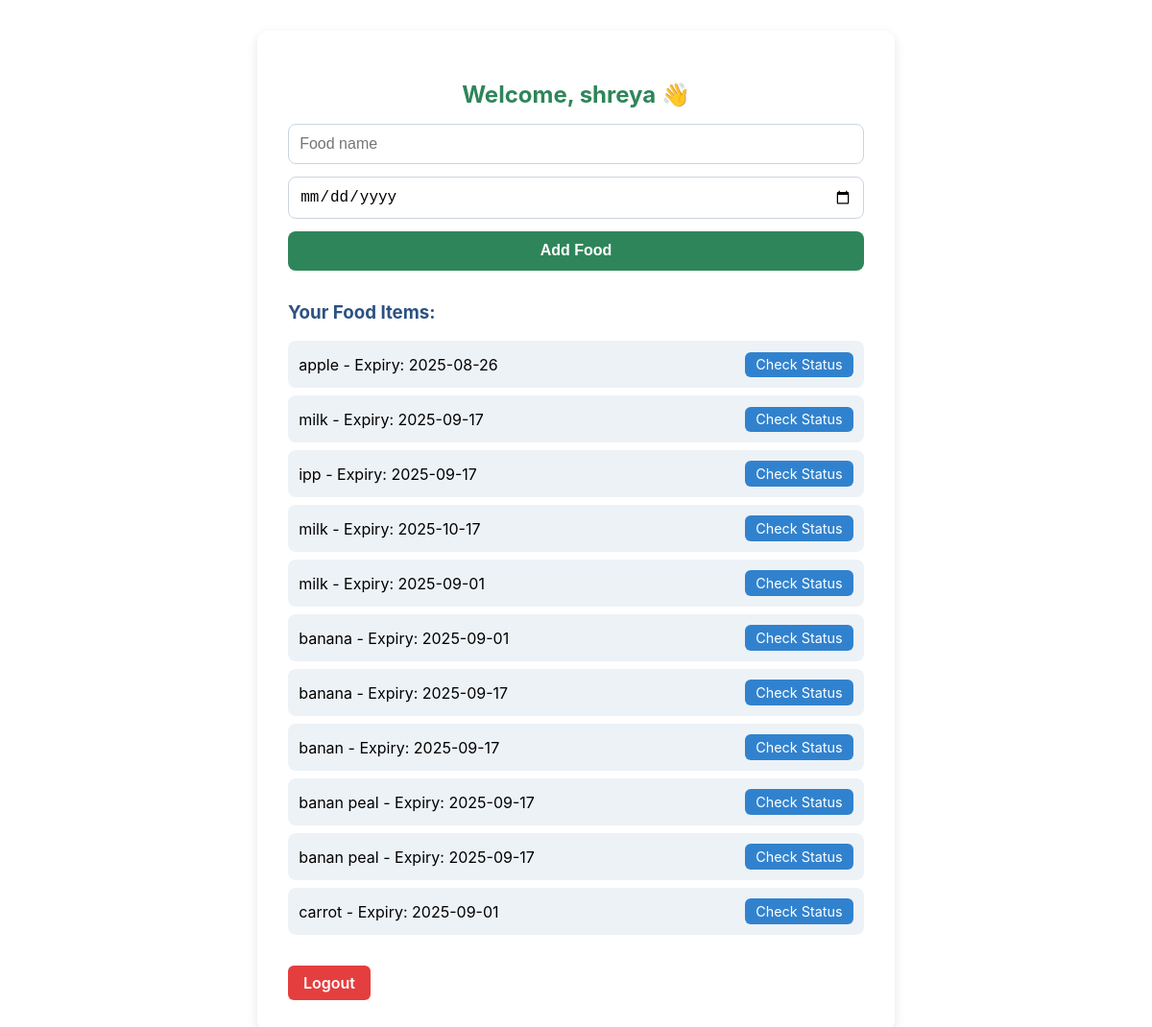
The page /dashboard (signed in) on the database its author committed.
### app.py (models this page shows)
class FoodItem(db.Model):
    id = db.Column(db.Integer, primary_key=True)
    name = db.Column(db.String(100), nullable=False)
    expiry_date = db.Column(db.String(20), nullable=False)
    added_at = db.Column(db.DateTime, default=datetime.utcnow)

### app.py (the view, shortened to what this page needs)
@app.route("/dashboard", methods=["GET", "POST"])
def dashboard():
    if "user_id" not in session:
        flash("Please login first", "warning")
        return redirect(url_for("login"))
    items = FoodItem.query.order_by(FoodItem.added_at.desc()).all()
    return render_template("dashboard.html", items=items)

### templates/dashboard.html (shortened to what this page needs)
<!DOCTYPE html>
<html lang="en">
<head>
</head>
<body>
  <div class="container">
    <h2>Welcome, {{ session['username'] }} 👋</h2>
    <form method="POST">
      <input type="text" name="name" placeholder="Food name" required>
      <input type="date" name="expiry_date" required>
      <button type="submit">Add Food</button>
    </form>
    <h3>Your Food Items:</h3>
    <ul>
      {% for item in items %}
        <li>
          {{ item.name }} - Expiry: {{ item.expiry_date }}
          <a href="{{ url_for('food_status', item_id=item.id) }}" class="btn-small">Check Status</a>
        </li>
      {% endfor %}
    </ul>
    <a href="{{ url_for('logout') }}" class="btn">Logout</a>
  </div>
</body>
</html>

### templates/dashboard.html (style rules this page uses)
body { font-family: 'Inter', sans-serif; background-image: url("https://img.freepik.com/premium-photo/compost-kitchen-waste-recycling-throwing-food-leftovers-into-garbage-trash-bin_366165-2071.jpg"); margin: 0; padding: 0; display: flex; justify-content: center; align-items: flex-start; min-height: 100vh; }
.container { background: white; margin-top: 2rem; padding: 2rem; border-radius: 12px; box-shadow: 0 4px 12px rgba(0,0,0,0.1); width: 90%; max-width: 600px; }
h2 { text-align: center; color: #2f855a; margin-bottom: 1rem; }
form { display: flex; flex-direction: column; gap: 0.8rem; margin-bottom: 2rem; }
input[type="text"], input[type="date"] { padding: 0.7rem; border: 1px solid #cbd5e0; border-radius: 8px; font-size: 1rem; }
button { background: #2f855a; color: white; padding: 0.7rem; border: none; border-radius: 8px; font-size: 1rem; font-weight: 600; cursor: pointer; transition: background 0.2s; }
h3 { margin-top: 1.5rem; color: #2c5282; }
ul { list-style: none; padding: 0; margin-top: 1rem; }
li { background: #edf2f7; margin: 0.5rem 0; padding: 0.7rem; border-radius: 8px; display: flex; justify-content: space-between; align-items: center; }
.btn-small { background: #3182ce; color: white; padding: 0.3rem 0.7rem; border-radius: 6px; font-size: 0.9rem; text-decoration: none; transition: background 0.2s; }
.btn { display: inline-block; margin-top: 1rem; background: #e53e3e; color: white; padding: 0.5rem 1rem; border-radius: 6px; text-decoration: none; font-weight: 600; transition: background 0.2s; }

### rows shown on the page
FoodItem: name "apple", expiry_date "2025-08-26"
FoodItem: name "milk", expiry_date "2025-09-17"
FoodItem: name "ipp", expiry_date "2025-09-17"
FoodItem: name "milk", expiry_date "2025-10-17"
FoodItem: name "milk", expiry_date "2025-09-01"
FoodItem: name "banana", expiry_date "2025-09-01"
FoodItem: name "banana", expiry_date "2025-09-17"
FoodItem: name "banan", expiry_date "2025-09-17"
FoodItem: name "banan peal", expiry_date "2025-09-17"
FoodItem: name "banan peal", expiry_date "2025-09-17"
FoodItem: name "carrot", expiry_date "2025-09-01"

### other values the page prints
{{ session['username'] }} "shreya"
